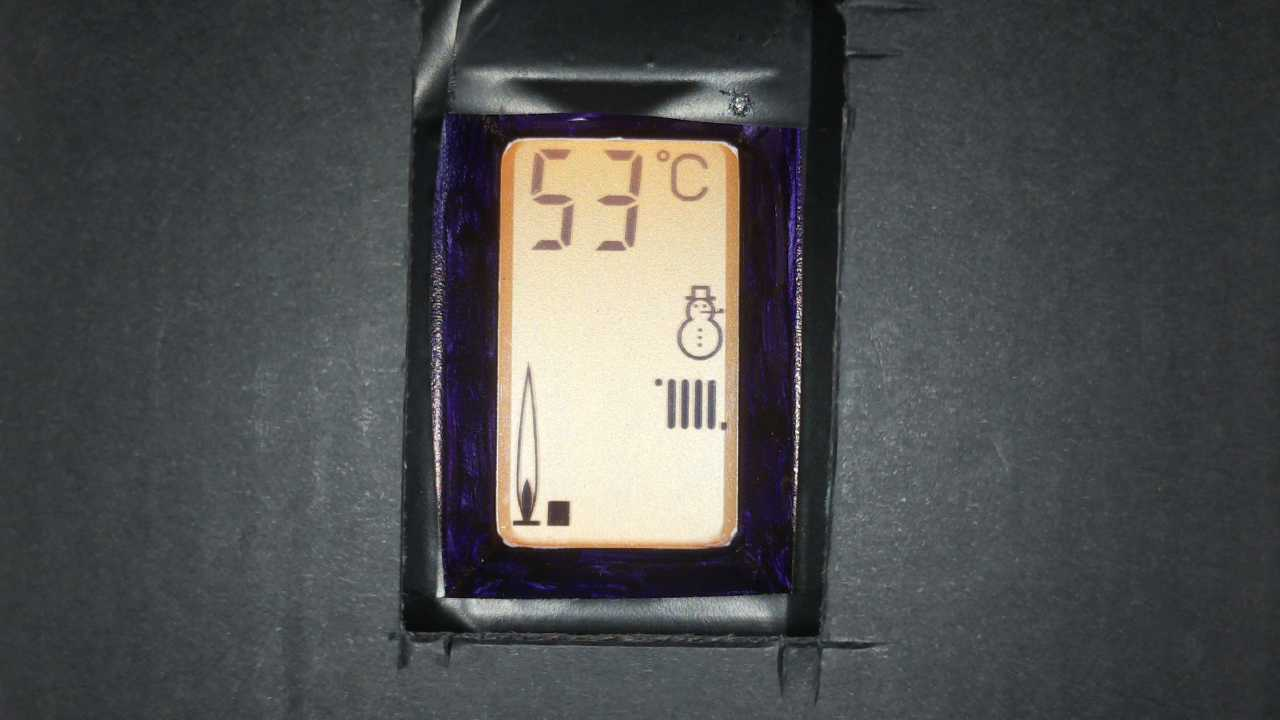
#> input picture boilerrecognition/test/photo_feed.jpg, 1280 x 720 px
$ python test_detection.py test/photo_feed.jpg
#> lines starting #> are read from the running program, lines starting #| are printed output that depends on the picture; after the words box and inside, x2 and y2 are one past the last pixel; in counts of white or black regions, pixels touching at a corner belong together
#!/usr/bin/env python3
"""
Boiler Display Recognition - Complete Test Version
With temperature reading via ssocr
"""

import cv2
import numpy as np
import sys
import os
import glob
import subprocess
import tempfile

# ============= CALIBRATED CONFIGURATION =============
ROI_FLAME_ICON = [350, 530, 500, 540]     # Left side - flame/droplet icon
ROI_BAR_GRAPH = [350, 530, 540, 580]         # Left side - vertical bar graph
ROI_HEATING_ICON = [370, 440, 650, 730]     # Right side - radiator icon
ROI_HOT_WATER_ICON = [360, 440, 590, 650]     # Right side - tap icon
ROI_TEMPERATURE = [140, 260, 520, 650]     # Adjust this for your temperature display

ICON_THRESHOLD = 100
ICON_ACTIVE_RATIO = 0.15
BAR_SEGMENTS = 6  # Fixed: 6 bars not 5

# ============= TEMPERATURE READING =============

def read_temperature_ssocr(image, roi, debug=False):
    """Read temperature using ssocr command-line tool"""
    y1, y2, x1, x2 = roi
    temp_region = image[y1:y2, x1:x2]

    # Convert to grayscale
    gray = cv2.cvtColor(temp_region, cv2.COLOR_BGR2GRAY)

    # Threshold and invert (ssocr expects light digits on dark background)
    _, thresh = cv2.threshold(gray, 0, 255, cv2.THRESH_BINARY_INV + cv2.THRESH_OTSU)

    # Save to temp file
    with tempfile.NamedTemporaryFile(suffix='.png', delete=False) as tmp:
        cv2.imwrite(tmp.name, thresh)

        try:
            # Call ssocr
            result = subprocess.run(
                ['ssocr', '--number-digits=2', '-d', '2', tmp.name],
                capture_output=True,
                text=True,
                timeout=5
            )

            if result.returncode == 0:
                temp_str = result.stdout.strip()
                if temp_str.isdigit():
                    temp = int(temp_str)
                    if 20 <= temp <= 99:  # Sanity check
                        if debug:
                            print(f"    Raw output: '{temp_str}'")
                            print(f"    Temperature: {temp}°C")
                        return temp

            if debug:
                print(f"    ssocr failed: {result.stderr}")

        except FileNotFoundError:
            if debug:
                print("    ssocr not installed. Run: sudo apt-get install ssocr")
        except Exception as e:
            if debug:
                print(f"    Error: {e}")
        finally:
            try:
                os.unlink(tmp.name)
            except:
                pass

    return None

# ============= ICON DETECTION FUNCTIONS =============

def detect_icon_active(image, roi, threshold=ICON_THRESHOLD, min_ratio=ICON_ACTIVE_RATIO, debug=False):
    """Detect if an icon is active by checking for dark pixels"""
    y1, y2, x1, x2 = roi
    roi_image = image[y1:y2, x1:x2]

    if len(roi_image.shape) == 3:
        roi_gray = cv2.cvtColor(roi_image, cv2.COLOR_BGR2GRAY)
    else:
        roi_gray = roi_image

    dark_pixels = np.sum(roi_gray < threshold)
    total_pixels = roi_gray.size
    dark_ratio = dark_pixels / total_pixels

    is_active = dark_ratio > min_ratio

    if debug:
        print(f"    Dark pixels: {dark_pixels}/{total_pixels} = {dark_ratio:.1%}")
        print(f"    Threshold: {min_ratio:.1%}")
        print(f"    Status: {'✓ ACTIVE' if is_active else '✗ INACTIVE'}")

    return is_active, dark_ratio, roi_image

def detect_flame_level(image, roi, num_segments=BAR_SEGMENTS, debug=False):
    """Detect flame level from vertical bar graph"""
    y1, y2, x1, x2 = roi
    roi_image = image[y1:y2, x1:x2]

    if len(roi_image.shape) == 3:
        roi_gray = cv2.cvtColor(roi_image, cv2.COLOR_BGR2GRAY)
    else:
        roi_gray = roi_image

    _, binary = cv2.threshold(roi_gray, ICON_THRESHOLD, 255, cv2.THRESH_BINARY_INV)

    height = roi_gray.shape[0]
    segment_height = height // num_segments

    active_segments = 0
    segment_ratios = []

    for i in range(num_segments):
        seg_start = height - (i + 1) * segment_height
        seg_end = height - i * segment_height
        segment = binary[seg_start:seg_end, :]

        filled_ratio = np.sum(segment > 0) / segment.size
        segment_ratios.append(filled_ratio)

        if filled_ratio > 0.3:
            active_segments = i + 1
        else:
            break

    if debug:
        print(f"    Bar graph height: {height}px, segment: {segment_height}px")
        for i, ratio in enumerate(segment_ratios):
            status = "█" if ratio > 0.3 else "░"
            print(f"    Segment {i+1}: {status} {ratio:.1%}")
        print(f"    Level: {active_segments}/{num_segments}")

    return active_segments, segment_ratios, roi_image

def process_boiler_display(image, debug=False):
    """Process the entire boiler display"""
    results = {
        'flame_active': False,
        'flame_level': 0,
        'heating_active': False,
        'hot_water_active': False,
        'temperature': None,
        'debug_data': {}
    }

    if debug:
        print("\n" + "="*60)
        print("DETECTION RESULTS")
        print("="*60)

    # 1. Flame icon
    if debug:
        print("\n1. FLAME ICON")
        print("-" * 40)
    flame_active, flame_ratio, flame_roi = detect_icon_active(image, ROI_FLAME_ICON, debug=debug)
    results['flame_active'] = flame_active
    results['debug_data']['flame_ratio'] = flame_ratio
    results['debug_data']['flame_roi'] = flame_roi

    # 2. Bar graph
    if debug:
        print("\n2. BAR GRAPH (Flame Level)")
        print("-" * 40)
    flame_level, segment_ratios, bar_roi = detect_flame_level(image, ROI_BAR_GRAPH, debug=debug)
    results['flame_level'] = flame_level
    results['debug_data']['segment_ratios'] = segment_ratios
    results['debug_data']['bar_roi'] = bar_roi

    # 3. Heating icon
    if debug:
        print("\n3. HEATING ICON")
        print("-" * 40)
    heating_active, heating_ratio, heating_roi = detect_icon_active(image, ROI_HEATING_ICON, debug=debug)
    results['heating_active'] = heating_active
    results['debug_data']['heating_ratio'] = heating_ratio
    results['debug_data']['heating_roi'] = heating_roi

    # 4. Hot water icon
    if debug:
        print("\n4. HOT WATER ICON")
        print("-" * 40)
    hot_water_active, hw_ratio, hw_roi = detect_icon_active(image, ROI_HOT_WATER_ICON, debug=debug)
    results['hot_water_active'] = hot_water_active
    results['debug_data']['hw_ratio'] = hw_ratio
    results['debug_data']['hw_roi'] = hw_roi

    # 5. Temperature
    if debug:
        print("\n5. TEMPERATURE (Seven-Segment OCR)")
        print("-" * 40)
    temperature = read_temperature_ssocr(image, ROI_TEMPERATURE, debug=debug)
    results['temperature'] = temperature

    return results

# [44 lines left out: function create_annotated_image, not called in this run]

def process_single_image(image_path, save_annotated=True, debug=True):
    """Process a single image"""
    print(f"\n{'='*70}")
    print(f"Processing: {os.path.basename(image_path)}")
    print('='*70)

    image = cv2.imread(image_path)
    if image is None:
        print(f"ERROR: Could not load image {image_path}")
        return None

    results = process_boiler_display(image, debug=debug)

    # Summary
    print("\n" + "="*60)
    print("SUMMARY")
    print("="*60)
    temp_display = f"{results['temperature']}°C" if results['temperature'] else "NOT DETECTED"
    print(f"Temperature:       {temp_display}")
    print(f"Flame Active:      {'✓ YES' if results['flame_active'] else '✗ NO'}")
    print(f"Flame Level:       {results['flame_level']}/6 {'█' * results['flame_level']}{'░' * (6-results['flame_level'])}")
    print(f"Heating Active:    {'✓ YES' if results['heating_active'] else '✗ NO'}")
    print(f"Hot Water Active:  {'✓ YES' if results['hot_water_active'] else '✗ NO'}")

    if save_annotated:
        annotated = create_annotated_image(image, results)
        output_path = image_path.replace('.jpg', '_detected.jpg')
        cv2.imwrite(output_path, annotated)
        print(f"\n✓ Saved annotated image: {os.path.basename(output_path)}")

    return results

# [31 lines left out: function process_multiple_images, not called in this run]

def main():
    """Main entry point"""
    if len(sys.argv) < 2:
        print("Boiler Display Recognition - Complete Test Tool")
        print("="*60)
        print("\nUsage:")
        print("  python test_complete.py <image_file>")
        print("  python test_complete.py <pattern>")
        print("  python test_complete.py <image> --no-save")
        print("\nExamples:")
        print("  python test_complete.py snapshot.jpg")
        print("  python test_complete.py snapshot*.jpg")
        print("  python test_complete.py *.jpg")
        print("\nNote: Requires 'ssocr' for temperature reading")
        print("      Install with: sudo apt-get install ssocr")
        sys.exit(1)

    pattern = sys.argv[1]
    save_annotated = '--no-save' not in sys.argv

    files = glob.glob(pattern)

    if len(files) == 0:
        print(f"ERROR: No files found matching: {pattern}")
        sys.exit(1)
    elif len(files) == 1:
        process_single_image(files[0], save_annotated=save_annotated, debug=True)
#> in process_single_image, image is the input picture: shape (720, 1280, 3); mean B, G, R 79, 79, 78.2
#> in detect_icon_active, `dark_pixels = np.sum(roi_gray < threshold)`: dark_pixels = 401
#> in detect_icon_active, `dark_ratio = dark_pixels / total_pixels`: dark_ratio = 0.0557
#> in detect_icon_active, `is_active = dark_ratio > min_ratio`: is_active = False
#|     Dark pixels: 401/7200 = 5.6%
#|     Status: ✗ INACTIVE
#> in process_boiler_display, `flame_active, flame_ratio, flame_roi = detect_icon_active(image, ROI_F..`: flame_ratio = 0.0557
#> in detect_flame_level, `_, binary = cv2.threshold(roi_gray, ICON_THRESHOLD, 255, cv2.THRESH_BI..`:
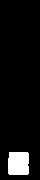
#> binary: shape (180, 40); 6.6% white; 1 white region, box (x1, y1, x2, y2) and area: (8, 152, 29, 175) 472
#> the loop in detect_flame_level, `for i in range(num_segments):` made 2 passes
#> filled_ratio on passes 1 to 2: 0.393, 0
#> pass 1, in detect_flame_level, `segment = binary[seg_start:seg_end, :]`:
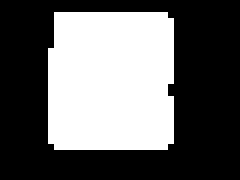
#> segment: shape (30, 40) (shown 6 times larger); 39.3% white; 1 white region, box (x1, y1, x2, y2) and area: (8, 2, 29, 25) 472
#> after the loop in detect_flame_level, `for i in range(num_segments):`: segment_ratios = [0.393, 0]
#|     Bar graph height: 180px, segment: 30px
#> the loop in detect_flame_level, `for i, ratio in enumerate(segment_ratios):` made 2 passes
#|     Segment 1: █ 39.3%
#|     Segment 2: ░ 0.0%
#> in process_boiler_display, `flame_level, segment_ratios, bar_roi = detect_flame_level(image, ROI_B..`: flame_level = 1; segment_ratios = [0.393, 0]
#> call 2 of detect_icon_active, with threshold = 100, min_ratio = 0.15, debug = True
#> in detect_icon_active (call 2), `roi_gray = cv2.cvtColor(roi_image, cv2.COLOR_BGR2GRAY)`:
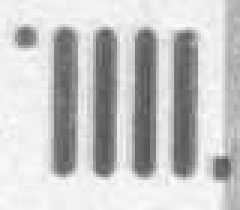
#> roi_gray: shape (70, 80) (shown 3 times larger); min 79, max 253, mean 197.7
#> in detect_icon_active (call 2), `dark_pixels = np.sum(roi_gray < threshold)`: dark_pixels = 277
#> in detect_icon_active (call 2), `dark_ratio = dark_pixels / total_pixels`: dark_ratio = 0.0495
#|     Dark pixels: 277/5600 = 4.9%
#|     Status: ✗ INACTIVE
#> in process_boiler_display, `heating_active, heating_ratio, heating_roi = detect_icon_active(image,..`: heating_active = False; heating_ratio = 0.0495
#> call 3 of detect_icon_active, with threshold = 100, min_ratio = 0.15, debug = True
#> in detect_icon_active (call 3), `roi_gray = cv2.cvtColor(roi_image, cv2.COLOR_BGR2GRAY)`:
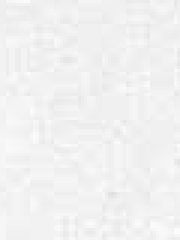
#> roi_gray: shape (80, 60) (shown 3 times larger); min 223, max 251, mean 241.1
#> in detect_icon_active (call 3), `dark_pixels = np.sum(roi_gray < threshold)`: dark_pixels = 0
#|     Dark pixels: 0/4800 = 0.0%
#|     Status: ✗ INACTIVE
#> in process_boiler_display, `hot_water_active, hw_ratio, hw_roi = detect_icon_active(image, ROI_HOT..`: hot_water_active = False; hw_ratio = 0
#> in read_temperature_ssocr, `temp_region = image[y1:y2, x1:x2]`:
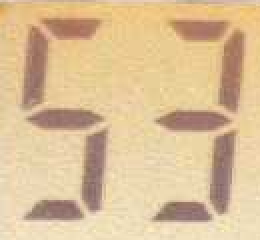
#> temp_region: shape (120, 130, 3) (shown 2 times larger); mean B, G, R 150.3, 190.8, 219.4
#> in read_temperature_ssocr, `gray = cv2.cvtColor(temp_region, cv2.COLOR_BGR2GRAY)`:
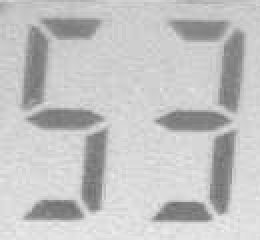
#> gray: shape (120, 130) (shown 2 times larger); min 103, max 240, mean 194.7
#> in read_temperature_ssocr, `_, thresh = cv2.threshold(gray, 0, 255, cv2.THRESH_BINARY_INV + cv2.TH..`:
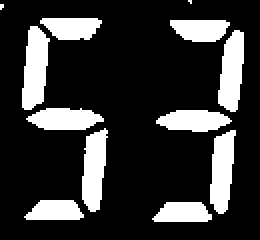
#> thresh: shape (120, 130) (shown 2 times larger); 20.7% white; 12 white regions (2 under 20 px), largest, box (x1, y1, x2, y2) and area: (11, 13, 25, 55) 418, (109, 15, 122, 56) 387, (41, 64, 54, 106) 387
#> (the call stopped at in read_temperature_ssocr, `result = subprocess.run( ['ssocr', '--number-digits=2', '-d', '2', tmp..`: subprocess is not available in this run)
    else:
        process_multiple_images(pattern, save_annotated=save_annotated)

if __name__ == "__main__":
    main()
